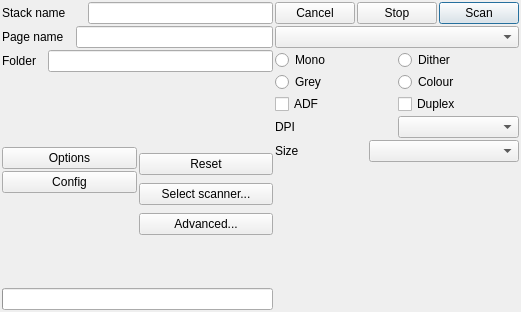
<?xml version="1.0" encoding="UTF-8"?>
<ui version="4.0">
 <author>Simon Glass</author>
 <comment>Dialogue to allow scanning of new paper</comment>
 <class>Pscan</class>
 <widget class="QDialog" name="Pscan">
  <property name="geometry">
   <rect>
    <x>0</x>
    <y>0</y>
    <width>521</width>
    <height>312</height>
   </rect>
  </property>
  <property name="windowTitle">
   <string>Page Scanning</string>
  </property>
  <property name="windowIconText">
   <string> df</string>
  </property>
  <layout class="QHBoxLayout" name="horizontalLayout_3">
   <item>
    <layout class="QVBoxLayout">
     <item>
      <layout class="QHBoxLayout">
       <item>
        <widget class="QLabel" name="textLabel1">
         <property name="text">
          <string>Stack name</string>
         </property>
         <property name="wordWrap">
          <bool>false</bool>
         </property>
        </widget>
       </item>
       <item>
        <spacer>
         <property name="orientation">
          <enum>Qt::Horizontal</enum>
         </property>
         <property name="sizeType">
          <enum>QSizePolicy::Minimum</enum>
         </property>
         <property name="sizeHint" stdset="0">
          <size>
           <width>20</width>
           <height>20</height>
          </size>
         </property>
        </spacer>
       </item>
       <item>
        <widget class="QLineEdit" name="stackName">
         <property name="toolTip">
          <string>Enter the name of the stack and press 'scan' to scan it</string>
         </property>
        </widget>
       </item>
      </layout>
     </item>
     <item>
      <layout class="QHBoxLayout">
       <item>
        <widget class="QLabel" name="textLabel2">
         <property name="text">
          <string>Page name</string>
         </property>
         <property name="wordWrap">
          <bool>false</bool>
         </property>
        </widget>
       </item>
       <item>
        <spacer>
         <property name="orientation">
          <enum>Qt::Horizontal</enum>
         </property>
         <property name="sizeType">
          <enum>QSizePolicy::Minimum</enum>
         </property>
         <property name="sizeHint" stdset="0">
          <size>
           <width>10</width>
           <height>20</height>
          </size>
         </property>
        </spacer>
       </item>
       <item>
        <widget class="QLineEdit" name="pageName">
         <property name="toolTip">
          <string>Enter the name for each page of the stack to be scanned</string>
         </property>
        </widget>
       </item>
      </layout>
     </item>
     <item>
      <layout class="QHBoxLayout" name="horizontalLayout_2">
       <item>
        <widget class="QLabel" name="testLabel">
         <property name="text">
          <string>Folder</string>
         </property>
        </widget>
       </item>
       <item>
        <spacer name="horizontalSpacer">
         <property name="orientation">
          <enum>Qt::Horizontal</enum>
         </property>
         <property name="sizeType">
          <enum>QSizePolicy::Minimum</enum>
         </property>
         <property name="sizeHint" stdset="0">
          <size>
           <width>10</width>
           <height>20</height>
          </size>
         </property>
        </spacer>
       </item>
       <item>
        <widget class="QLineEdit" name="folderName">
         <property name="toolTip">
          <string>Type here to interactively search for folders</string>
         </property>
        </widget>
       </item>
      </layout>
     </item>
     <item>
      <spacer>
       <property name="orientation">
        <enum>Qt::Vertical</enum>
       </property>
       <property name="sizeType">
        <enum>QSizePolicy::Expanding</enum>
       </property>
       <property name="sizeHint" stdset="0">
        <size>
         <width>21</width>
         <height>95</height>
        </size>
       </property>
      </spacer>
     </item>
     <item>
      <layout class="QHBoxLayout">
       <item>
        <layout class="QVBoxLayout">
         <item>
          <widget class="QPushButton" name="options">
           <property name="toolTip">
            <string>Change scan options</string>
           </property>
           <property name="text">
            <string>Options</string>
           </property>
          </widget>
         </item>
         <item>
          <widget class="QPushButton" name="config">
           <property name="toolTip">
            <string>Change maxview options</string>
           </property>
           <property name="text">
            <string>Config</string>
           </property>
          </widget>
         </item>
         <item>
          <spacer>
           <property name="orientation">
            <enum>Qt::Vertical</enum>
           </property>
           <property name="sizeType">
            <enum>QSizePolicy::Expanding</enum>
           </property>
           <property name="sizeHint" stdset="0">
            <size>
             <width>41</width>
             <height>71</height>
            </size>
           </property>
          </spacer>
         </item>
        </layout>
       </item>
       <item>
        <layout class="QVBoxLayout">
         <item>
          <widget class="QPushButton" name="reset">
           <property name="toolTip">
            <string>Reset to default settings</string>
           </property>
           <property name="text">
            <string>Reset</string>
           </property>
          </widget>
         </item>
         <item>
          <widget class="QPushButton" name="source">
           <property name="enabled">
            <bool>true</bool>
           </property>
           <property name="toolTip">
            <string>Select a different scanner to use</string>
           </property>
           <property name="text">
            <string>Select scanner...</string>
           </property>
          </widget>
         </item>
         <item>
          <widget class="QPushButton" name="settings">
           <property name="toolTip">
            <string>Control all scanner features explicitly</string>
           </property>
           <property name="text">
            <string>Advanced...</string>
           </property>
          </widget>
         </item>
        </layout>
       </item>
      </layout>
     </item>
     <item>
      <layout class="QVBoxLayout">
       <item>
        <layout class="QHBoxLayout">
         <item>
          <spacer>
           <property name="orientation">
            <enum>Qt::Horizontal</enum>
           </property>
           <property name="sizeType">
            <enum>QSizePolicy::Maximum</enum>
           </property>
           <property name="sizeHint" stdset="0">
            <size>
             <width>20</width>
             <height>20</height>
            </size>
           </property>
          </spacer>
         </item>
         <item>
          <widget class="QLabel" name="infoStr">
           <property name="sizePolicy">
            <sizepolicy hsizetype="Minimum" vsizetype="Minimum">
             <horstretch>0</horstretch>
             <verstretch>0</verstretch>
            </sizepolicy>
           </property>
           <property name="minimumSize">
            <size>
             <width>60</width>
             <height>0</height>
            </size>
           </property>
           <property name="toolTip">
            <string>Displays page coverage information</string>
           </property>
           <property name="text">
            <string/>
           </property>
           <property name="alignment">
            <set>Qt::AlignRight|Qt::AlignTrailing|Qt::AlignVCenter</set>
           </property>
           <property name="wordWrap">
            <bool>false</bool>
           </property>
          </widget>
         </item>
        </layout>
       </item>
       <item>
        <layout class="QHBoxLayout">
         <item>
          <widget class="QLabel" name="progressStr">
           <property name="sizePolicy">
            <sizepolicy hsizetype="Expanding" vsizetype="Expanding">
             <horstretch>0</horstretch>
             <verstretch>0</verstretch>
            </sizepolicy>
           </property>
           <property name="toolTip">
            <string>Displays page and stack number while scanning</string>
           </property>
           <property name="text">
            <string/>
           </property>
           <property name="wordWrap">
            <bool>false</bool>
           </property>
          </widget>
         </item>
         <item>
          <spacer>
           <property name="orientation">
            <enum>Qt::Horizontal</enum>
           </property>
           <property name="sizeType">
            <enum>QSizePolicy::Maximum</enum>
           </property>
           <property name="sizeHint" stdset="0">
            <size>
             <width>20</width>
             <height>20</height>
            </size>
           </property>
          </spacer>
         </item>
         <item>
          <widget class="QLabel" name="sizeStr">
           <property name="sizePolicy">
            <sizepolicy hsizetype="Minimum" vsizetype="Minimum">
             <horstretch>0</horstretch>
             <verstretch>0</verstretch>
            </sizepolicy>
           </property>
           <property name="minimumSize">
            <size>
             <width>60</width>
             <height>0</height>
            </size>
           </property>
           <property name="toolTip">
            <string>Displays total stack size in bytes</string>
           </property>
           <property name="text">
            <string/>
           </property>
           <property name="wordWrap">
            <bool>false</bool>
           </property>
          </widget>
         </item>
        </layout>
       </item>
      </layout>
     </item>
     <item>
      <widget class="QProgressBar" name="progressBar">
       <property name="toolTip">
        <string>Displays scanning progress</string>
       </property>
      </widget>
     </item>
    </layout>
   </item>
   <item>
    <layout class="QVBoxLayout" name="verticalLayout">
     <item>
      <layout class="QHBoxLayout" name="horizontalLayout">
       <item>
        <widget class="QPushButton" name="cancel">
         <property name="toolTip">
          <string>Cancel the current scan</string>
         </property>
         <property name="text">
          <string>Cancel</string>
         </property>
        </widget>
       </item>
       <item>
        <widget class="QPushButton" name="stop">
         <property name="toolTip">
          <string>Stop the current scan after this page has been scanned</string>
         </property>
         <property name="text">
          <string>Stop</string>
         </property>
        </widget>
       </item>
       <item>
        <widget class="QPushButton" name="scan">
         <property name="toolTip">
          <string>Perform a scan</string>
         </property>
         <property name="text">
          <string>Scan</string>
         </property>
         <property name="default">
          <bool>true</bool>
         </property>
        </widget>
       </item>
      </layout>
     </item>
     <item>
      <widget class="QComboBox" name="preset"/>
     </item>
     <item>
      <layout class="QGridLayout" name="gridLayout">
       <item row="1" column="0">
        <widget class="QRadioButton" name="grey">
         <property name="toolTip">
          <string>Select greyscale scanning</string>
         </property>
         <property name="text">
          <string>Grey</string>
         </property>
         <attribute name="buttonGroup">
          <string notr="true">format</string>
         </attribute>
        </widget>
       </item>
       <item row="0" column="0">
        <widget class="QRadioButton" name="mono">
         <property name="toolTip">
          <string>Select monochrome scanning (thresholded blank and white)</string>
         </property>
         <property name="text">
          <string>Mono</string>
         </property>
         <attribute name="buttonGroup">
          <string notr="true">format</string>
         </attribute>
        </widget>
       </item>
       <item row="0" column="1">
        <widget class="QRadioButton" name="dither">
         <property name="toolTip">
          <string>Select monochrome scanning with dithering</string>
         </property>
         <property name="text">
          <string>Dither</string>
         </property>
         <attribute name="buttonGroup">
          <string notr="true">format</string>
         </attribute>
        </widget>
       </item>
       <item row="1" column="1">
        <widget class="QRadioButton" name="colour">
         <property name="toolTip">
          <string>Select colour scanning</string>
         </property>
         <property name="text">
          <string>Colour</string>
         </property>
         <attribute name="buttonGroup">
          <string notr="true">format</string>
         </attribute>
        </widget>
       </item>
      </layout>
     </item>
     <item>
      <layout class="QVBoxLayout">
       <item>
        <layout class="QHBoxLayout">
         <item>
          <widget class="QCheckBox" name="adf">
           <property name="toolTip">
            <string>Feed from the automatic document feeder</string>
           </property>
           <property name="text">
            <string>ADF</string>
           </property>
          </widget>
         </item>
         <item>
          <widget class="QCheckBox" name="duplex">
           <property name="toolTip">
            <string>Scan both sides of the paper</string>
           </property>
           <property name="text">
            <string>Duplex</string>
           </property>
          </widget>
         </item>
        </layout>
       </item>
       <item>
        <layout class="QHBoxLayout">
         <item>
          <widget class="QLabel" name="textLabel3">
           <property name="text">
            <string>DPI</string>
           </property>
           <property name="wordWrap">
            <bool>false</bool>
           </property>
          </widget>
         </item>
         <item>
          <widget class="QComboBox" name="res">
           <property name="toolTip">
            <string>Select the dots per inch (300 gives a good scan, 200 is fax quality)</string>
           </property>
          </widget>
         </item>
        </layout>
       </item>
       <item>
        <layout class="QHBoxLayout">
         <item>
          <widget class="QLabel" name="textLabel3_2">
           <property name="text">
            <string>Size</string>
           </property>
           <property name="wordWrap">
            <bool>false</bool>
           </property>
          </widget>
         </item>
         <item>
          <widget class="QComboBox" name="pageSize">
           <property name="minimumSize">
            <size>
             <width>150</width>
             <height>0</height>
            </size>
           </property>
           <property name="toolTip">
            <string>Select paper size</string>
           </property>
          </widget>
         </item>
        </layout>
       </item>
       <item>
        <widget class="SliderSpin" name="bright" native="true">
         <property name="minimumSize">
          <size>
           <width>210</width>
           <height>30</height>
          </size>
         </property>
         <property name="toolTip">
          <string>Select brightness or threshold</string>
         </property>
        </widget>
       </item>
       <item>
        <widget class="SliderSpin" name="contrast" native="true">
         <property name="minimumSize">
          <size>
           <width>210</width>
           <height>30</height>
          </size>
         </property>
         <property name="toolTip">
          <string>Select contrast</string>
         </property>
        </widget>
       </item>
       <item>
        <spacer>
         <property name="orientation">
          <enum>Qt::Vertical</enum>
         </property>
         <property name="sizeType">
          <enum>QSizePolicy::Expanding</enum>
         </property>
         <property name="sizeHint" stdset="0">
          <size>
           <width>1</width>
           <height>1</height>
          </size>
         </property>
        </spacer>
       </item>
      </layout>
     </item>
    </layout>
   </item>
  </layout>
 </widget>
 <layoutdefault spacing="2" margin="2"/>
 <customwidgets>
  <customwidget>
   <class>SliderSpin</class>
   <extends>QWidget</extends>
   <header>sliderspin.h</header>
  </customwidget>
 </customwidgets>
 <tabstops>
  <tabstop>stackName</tabstop>
  <tabstop>pageName</tabstop>
  <tabstop>mono</tabstop>
  <tabstop>dither</tabstop>
  <tabstop>grey</tabstop>
  <tabstop>colour</tabstop>
  <tabstop>adf</tabstop>
  <tabstop>duplex</tabstop>
  <tabstop>res</tabstop>
  <tabstop>pageSize</tabstop>
  <tabstop>cancel</tabstop>
  <tabstop>stop</tabstop>
  <tabstop>scan</tabstop>
  <tabstop>options</tabstop>
  <tabstop>reset</tabstop>
  <tabstop>config</tabstop>
  <tabstop>source</tabstop>
  <tabstop>settings</tabstop>
 </tabstops>
 <includes>
  <include location="local">mainwidget.h</include>
  <include location="local">qscanner.h</include>
  <include location="local">qscandialog.h</include>
  <include location="local">sliderspin.h</include>
  <include location="local">sliderspin.h</include>
 </includes>
 <resources/>
 <connections>
  <connection>
   <sender>bright</sender>
   <signal>signalValueChanged(int)</signal>
   <receiver>Pscan</receiver>
   <slot>brightChanged(int)</slot>
   <hints>
    <hint type="sourcelabel">
     <x>20</x>
     <y>20</y>
    </hint>
    <hint type="destinationlabel">
     <x>20</x>
     <y>20</y>
    </hint>
   </hints>
  </connection>
  <connection>
   <sender>pageSize</sender>
   <signal>activated(int)</signal>
   <receiver>Pscan</receiver>
   <slot>size_activated(int)</slot>
   <hints>
    <hint type="sourcelabel">
     <x>20</x>
     <y>20</y>
    </hint>
    <hint type="destinationlabel">
     <x>20</x>
     <y>20</y>
    </hint>
   </hints>
  </connection>
  <connection>
   <sender>res</sender>
   <signal>activated(int)</signal>
   <receiver>Pscan</receiver>
   <slot>res_activated(int)</slot>
   <hints>
    <hint type="sourcelabel">
     <x>20</x>
     <y>20</y>
    </hint>
    <hint type="destinationlabel">
     <x>20</x>
     <y>20</y>
    </hint>
   </hints>
  </connection>
  <connection>
   <sender>duplex</sender>
   <signal>clicked()</signal>
   <receiver>Pscan</receiver>
   <slot>duplex_clicked()</slot>
   <hints>
    <hint type="sourcelabel">
     <x>20</x>
     <y>20</y>
    </hint>
    <hint type="destinationlabel">
     <x>20</x>
     <y>20</y>
    </hint>
   </hints>
  </connection>
  <connection>
   <sender>adf</sender>
   <signal>clicked()</signal>
   <receiver>Pscan</receiver>
   <slot>adf_clicked()</slot>
   <hints>
    <hint type="sourcelabel">
     <x>20</x>
     <y>20</y>
    </hint>
    <hint type="destinationlabel">
     <x>20</x>
     <y>20</y>
    </hint>
   </hints>
  </connection>
  <connection>
   <sender>scan</sender>
   <signal>clicked()</signal>
   <receiver>Pscan</receiver>
   <slot>scan_clicked()</slot>
   <hints>
    <hint type="sourcelabel">
     <x>20</x>
     <y>20</y>
    </hint>
    <hint type="destinationlabel">
     <x>20</x>
     <y>20</y>
    </hint>
   </hints>
  </connection>
  <connection>
   <sender>settings</sender>
   <signal>clicked()</signal>
   <receiver>Pscan</receiver>
   <slot>settings_clicked()</slot>
   <hints>
    <hint type="sourcelabel">
     <x>20</x>
     <y>20</y>
    </hint>
    <hint type="destinationlabel">
     <x>20</x>
     <y>20</y>
    </hint>
   </hints>
  </connection>
  <connection>
   <sender>source</sender>
   <signal>clicked()</signal>
   <receiver>Pscan</receiver>
   <slot>source_clicked()</slot>
   <hints>
    <hint type="sourcelabel">
     <x>20</x>
     <y>20</y>
    </hint>
    <hint type="destinationlabel">
     <x>20</x>
     <y>20</y>
    </hint>
   </hints>
  </connection>
  <connection>
   <sender>reset</sender>
   <signal>clicked()</signal>
   <receiver>Pscan</receiver>
   <slot>reset_clicked()</slot>
   <hints>
    <hint type="sourcelabel">
     <x>20</x>
     <y>20</y>
    </hint>
    <hint type="destinationlabel">
     <x>20</x>
     <y>20</y>
    </hint>
   </hints>
  </connection>
  <connection>
   <sender>contrast</sender>
   <signal>signalValueChanged(int)</signal>
   <receiver>Pscan</receiver>
   <slot>contrastChanged(int)</slot>
   <hints>
    <hint type="sourcelabel">
     <x>20</x>
     <y>20</y>
    </hint>
    <hint type="destinationlabel">
     <x>20</x>
     <y>20</y>
    </hint>
   </hints>
  </connection>
  <connection>
   <sender>options</sender>
   <signal>clicked()</signal>
   <receiver>Pscan</receiver>
   <slot>options_clicked()</slot>
   <hints>
    <hint type="sourcelabel">
     <x>20</x>
     <y>20</y>
    </hint>
    <hint type="destinationlabel">
     <x>20</x>
     <y>20</y>
    </hint>
   </hints>
  </connection>
 </connections>
 <buttongroups>
  <buttongroup name="format"/>
 </buttongroups>
</ui>
